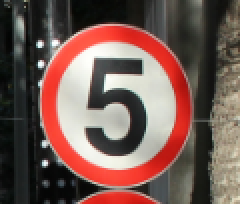
#> input picture positives_validation/000_1_0005.png, 120 x 102 px (shown 2 times larger); its folder holds 4 pictures in this run
$ python results.py
#> lines starting #> are read from the running program, lines starting #| are printed output that depends on the picture
import cv2
import numpy as np
import os

sign_cascade = cv2.CascadeClassifier("data/cascade.xml")
pos = 0
neg = 0
i = 0
j = 0

for file in os.listdir("positives_validation"):
    name = str(file)
    img = cv2.imread("positives_validation/"+str(name))
#> img is the input picture: shape (102, 120, 3); mean B, G, R 82.2, 89.3, 116.8
    i += 1

    img = cv2.resize(img, (100, 100))
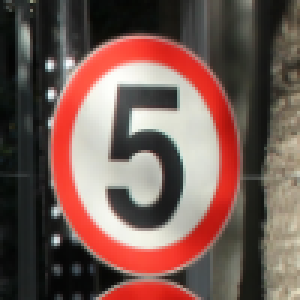
#> img: shape (100, 100, 3) (shown 3 times larger); mean B, G, R 82, 89.1, 116.7
    gray = cv2.cvtColor(img, cv2.COLOR_BGR2GRAY)
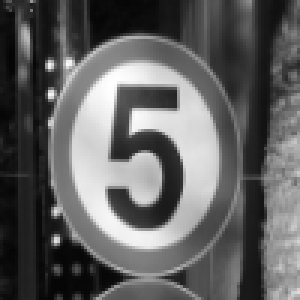
#> gray: shape (100, 100) (shown 3 times larger); min 4, max 254, mean 96.6

    traffic_signs = sign_cascade.detectMultiScale(gray, 1.3, 5)
#> traffic_signs = [[17, 20, 63, 63]]

    for (x, y, w, h) in traffic_signs:
        pos += 1
        break
#> this loop made 1 pass
#> (x, y, w, h, pos) on pass 1: (17, 20, 63, 63, 1)
#> after the loop, pos = 1
#> pass 2 of the loop `for file in os.listdir("positives_validation"):`:
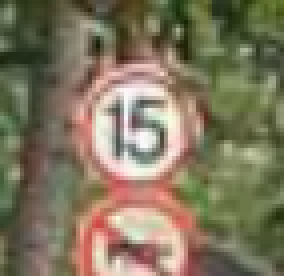
#> input picture positives_validation/001_0001_j.png, 71 x 69 px (shown 4 times larger)
#> img is the input picture: shape (69, 71, 3); mean B, G, R 93.7, 118, 127.6
#> `img = cv2.resize(img, (100, 100))`:
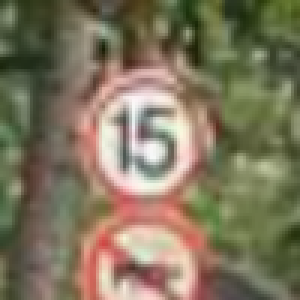
#> img: shape (100, 100, 3) (shown 3 times larger); mean B, G, R 93.6, 117.9, 127.5
#> `gray = cv2.cvtColor(img, cv2.COLOR_BGR2GRAY)`:
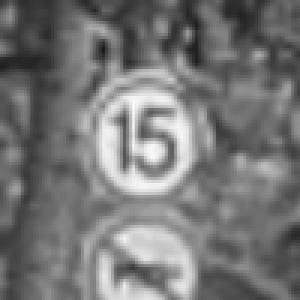
#> gray: shape (100, 100) (shown 3 times larger); min 25, max 248, mean 118
#> traffic_signs = [[18, 18, 62, 62]]
#> the loop `for (x, y, w, h) in traffic_signs:` made 1 pass
#> (x, y, w, h, pos) on pass 1: (18, 18, 62, 62, 2)
#> after the loop `for (x, y, w, h) in traffic_signs:`: pos = 2
#> pass 3 of the loop `for file in os.listdir("positives_validation"):`:
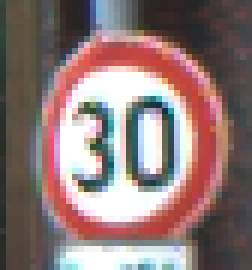
#> input picture positives_validation/002_1_0017.png, 42 x 45 px (shown 6 times larger)
#> img is the input picture: shape (45, 42, 3); mean B, G, R 119.3, 120.4, 142
#> `img = cv2.resize(img, (100, 100))`:
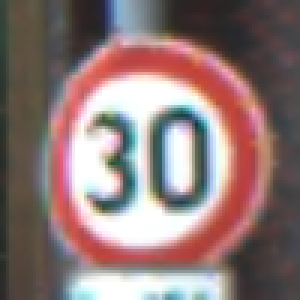
#> img: shape (100, 100, 3) (shown 3 times larger); mean B, G, R 119.2, 120.3, 141.8
#> `gray = cv2.cvtColor(img, cv2.COLOR_BGR2GRAY)`:
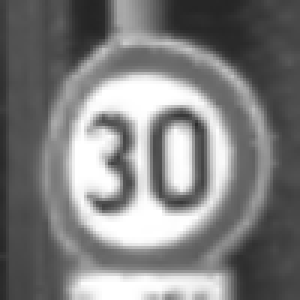
#> gray: shape (100, 100) (shown 3 times larger); min 36, max 255, mean 126.6
#> traffic_signs = [[18, 15, 74, 74]]
#> the loop `for (x, y, w, h) in traffic_signs:` made 1 pass
#> (x, y, w, h, pos) on pass 1: (18, 15, 74, 74, 3)
#> after the loop `for (x, y, w, h) in traffic_signs:`: pos = 3
#> the loop made 4 passes; the first 3 are shown


#> (the run stopped early here; a loop or call above may not have finished)
